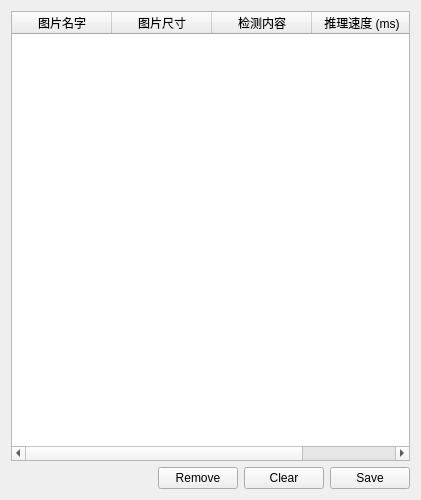
<?xml version="1.0" encoding="UTF-8"?>
<ui version="4.0">
 <class>ResultsWindow</class>
 <widget class="QWidget" name="ResultsWindow">
  <property name="geometry">
   <rect>
    <x>0</x>
    <y>0</y>
    <width>421</width>
    <height>500</height>
   </rect>
  </property>
  <property name="windowTitle">
   <string>面向SAR图像舰船目标的多尺度轻量化检测研究-检测结果  Shi Kequan</string>
  </property>
  <property name="windowIcon">
   <iconset resource="YOLOSHOWUI.qrc">
    <normaloff>:/jiaoda/images/physics2.png</normaloff>:/jiaoda/images/physics2.png</iconset>
  </property>
  <layout class="QVBoxLayout" name="verticalLayout">
   <item>
    <widget class="QTableWidget" name="table_widget">
     <property name="selectionBehavior">
      <enum>QAbstractItemView::SelectionBehavior::SelectRows</enum>
     </property>
     <attribute name="horizontalHeaderStretchLastSection">
      <bool>true</bool>
     </attribute>
     <column>
      <property name="text">
       <string>图片名字</string>
      </property>
     </column>
     <column>
      <property name="text">
       <string>图片尺寸</string>
      </property>
     </column>
     <column>
      <property name="text">
       <string>检测内容</string>
      </property>
     </column>
     <column>
      <property name="text">
       <string>推理速度 (ms)</string>
      </property>
     </column>
    </widget>
   </item>
   <item>
    <layout class="QHBoxLayout" name="horizontalLayout">
     <item>
      <spacer name="horizontalSpacer">
       <property name="orientation">
        <enum>Qt::Orientation::Horizontal</enum>
       </property>
       <property name="sizeHint" stdset="0">
        <size>
         <width>40</width>
         <height>20</height>
        </size>
       </property>
      </spacer>
     </item>
     <item>
      <widget class="QPushButton" name="remove_button">
       <property name="text">
        <string>Remove</string>
       </property>
      </widget>
     </item>
     <item>
      <widget class="QPushButton" name="clear_button">
       <property name="text">
        <string>Clear</string>
       </property>
      </widget>
     </item>
     <item>
      <widget class="QPushButton" name="save_button">
       <property name="text">
        <string>Save</string>
       </property>
      </widget>
     </item>
    </layout>
   </item>
  </layout>
 </widget>
 <resources>
  <include location="YOLOSHOWUI.qrc"/>
 </resources>
 <connections/>
</ui>
